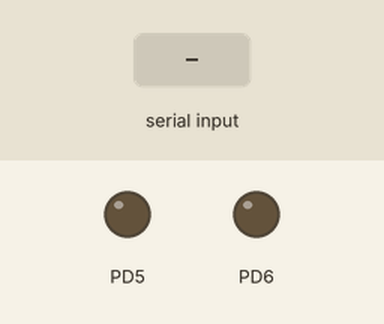
Simulated run of this program. Board: ATmega32, built with avr-gcc and emulated at 1 MHz. Shown: output pins drawn as LEDs (lit = HIGH). Inputs (shaded band) come from the test bench.

Above: at 1.2 s.
1.3 s: "1" received over Serial
At 1.7 s:
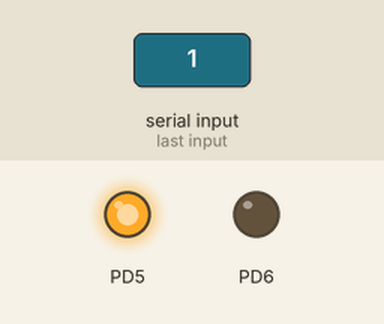
2.8 s: "2" received over Serial
At 4.0 s:
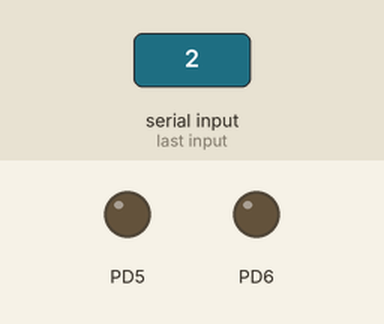
Timing chart, 0 to 5.8 s (numbered marks = the images above; inputs shaded):
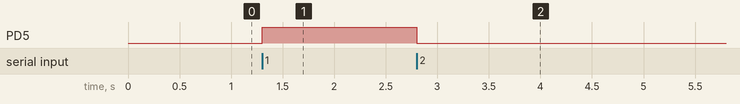

The program:

main.c
```c
/*
 * UART_Test.c
 *
 * Created: 9/7/2023 7:51:46 PM
 * Author : amind
 */
#include "uart.h"

int main(void)
{
	SET_BIT(DDRD,5);
	SET_BIT(DDRD,6);
    UART_init();
	u8 d;
	u8 h;

	//h = UART_receiveString();
    while (1)
    {
	 d = UART_receiveByte();

		switch (d)
		{
			case '1':
			    SET_BIT(PORTD,5);

			break;
			case '2':
			  CLEAR_BIT(PORTD,5);


			break;
		}


    }
}
```

uart.c
```c
/*****************************************************
 *
 * Module: UART
 *
 * File Name: UART.C
 *
 *  Description: Source file for UART driver
 *
 *******************************************************/

#include "uart.h"

#define BAUD_PRESCAL ((F_CPU / (USART_BAUDRATE * 8UL))-1)

/*******************************************************
 *                      Function Definitions
 ********************************************************/

void UART_init(void)
{
	/*U2X = 1 for double transmit speed */
	UCSRA = 1<<U2X ;
	/***************** UCSRB DESCRIPTION ***********************
	 * RXCIE = 0 Disable USART RX Complete Interrupt Enable
	 * TXCIE = 0 Disable USART TX Complete Interrupt Enable
	 * UDRIE = 0 Disable USART Data Register Empty Interrupt Enable
	 * RXEN = 1 Receive Enable
	 * TXEN = 1 Transmit Enable
	 * UCSZ2 = 0 for 8-bit data mode
	 * RXB8 & TXB8 NOT USED FOR 8 BIT MODE
	 **********************************************************/
	UCSRB = 1<<RXEN| 1<<TXEN;

	/***************** UCSRC DESCRIPTION ***********************
		 * URSEL    = 1 this pin must be 1  when writting the UCSRC
		 * UMSEL    = 0 Asynchronous Operation
		 * UPM1:0   = 0 00 Disable Parity Bit
		 * USBS     = 0 1 stop bit
		 * UCSZ1:0  = 11 for b-bit data mode
		 * UCPOL    = 0 used with the Synchronous operation only
		 **********************************************************/
	UCSRC = 1<<URSEL| 1<<UCSZ0| 1<<UCSZ1;

    /* first b bit from the BAUD_BRESCALE inside UBRRL and the last 4 bit in UBBRH */
	UBRRH = BAUD_PRESCAL>>8;
	UBRRL = BAUD_PRESCAL;

}

void UART_sendByte(const u8 data)
{
	/*
	 * UDRE flag must be 1 to be empty to send new data
	 */
	while (!GET_BIT(UCSRA,UDRE)){} //wait until this flag to set 1
	 /* NOW WE CAN SEND DATA */
	UDR =data;
	/************Another Method ***************
	 * 	while (BIT_IS_CLEAR(UCSRA,TXC)){} wait until the transmition is complete TXC = 1
	 *  SET_BIT(UCSRA,TXC);
	 */

}

u8 UART_receiveByte(void)
{
	/* RXC flag must be 1 to receive data */
	while (!GET_BIT(UCSRA,RXC)){} //wait until the Receiving is complete RXC = 1
	SET_BIT(UCSRA,TXC);
	return UDR;
}

void UART_sendString(const u8 *str)
{
 u8 i = 0;
 while(str[i] != '\0')
 {
	 UART_sendByte(str[i]);
	 i++;
 }
}

void UART_receiveString( u8 *str)
{
	u8 j = 0;
	str[j] = UART_receiveByte();
	while (str[j] != '#')
	{
		j++;
		str[j] = UART_receiveByte();

	}
	str[j]= '\0';
}
```

uart.h
```c
/*****************************************************
 *
 * Module: UART
 *
 * File Name: uart.h
 *
 *  Description: Header file for UART driver
 *
 *******************************************************/

#ifndef UART_H_
#define UART_H_


#include "STD_types.h"
#include "BIT_math.h"


/******************************************************
 *                   Preprocessor Macros
 *****************************************************/

/* UART Driver Baud Rate */
#define USART_BAUDRATE 9600

/*******************************************************
 *               Function Prototypes
 * ****************************************************/

void UART_init(void);

void UART_sendByte(const u8 data);

u8 UART_receiveByte(void);

void UART_sendString(const u8 *str);

void UART_receiveString( u8 *str);


#endif /* UART_H_ */
```

BIT_math.h
```c
/****************************************/
/*          Author: Khaled Mohsen       */
/*          Date: 29-10-2022            */
/*          Version: 1.0                */
/*          Module: BIT_math            */
/****************************************/
#ifndef BIT_MATH_H_
#define BIT_MATH_H_

#include <avr/io.h>
#ifndef F_CPU
#define F_CPU 1000000UL
#endif
#include <util/delay.h>

#define SET_BIT(Var , BitNo)       Var = (Var | (1<<BitNo))
#define TOGGLE_BIT(Var , BitNo)    Var = (Var ^ (1<<BitNo))
#define CLEAR_BIT(Var , BitNo)     Var = (Var & ~(1<<BitNo))
#define GET_BIT(Var , BitNo)      (Var>>BitNo & 1)

#endif
```

DIO_interface.h
```c
/**********************************
*     Author:   Amin Darwish       *
*     Date:      9/8/2022          *
*     Version:     1.0             *
*     Module:      DIO             *
*                                  *
*                                  *
**********************************/

#ifndef DIO_INTERFACE_H_
#define DIO_INTERFACE_H_

#define DIO_U8_PORTA  0
#define DIO_U8_PORTB  1
#define DIO_U8_PORTC  2
#define DIO_U8_PORTD  3

#define DIO_U8_PIN0     0
#define DIO_U8_PIN1     1
#define DIO_U8_PIN2     2
#define DIO_U8_PIN3     3
#define DIO_U8_PIN4     4
#define DIO_U8_PIN5     5
#define DIO_U8_PIN6     6
#define DIO_U8_PIN7     7


#define DIO_U8_INPUT   0
#define DIO_U8_OUTPUT  1

#define DIO_U8_HIGH    1
#define DIO_U8_LOW     0


void DIO_voidSetPinDir(u8 Copy_u8Port, u8 copy_u8Pin, u8 copy_u8Dir);
void DIO_voidSetPinVal(u8 Copy_u8Port, u8 copy_u8Pin, u8 copy_u8val);
void DIO_voidSetPortVal(u8 Copy_u8Port, u8 copy_u8val);

u8 DIO_u8GetPinVal(u8 Copy_u8Port, u8 copy_u8Pin);

#endif
```

DIO_prog.c
```c
/**********************************
*     Author: Amin Darwish        *
*     Date: 9/8/2022              *
*     Version: 1.0                *
*     Module: DIO            *
*                                 *
*                                 *
**********************************/
#include "BIT_math.h"
#include "STD_types.h"
#include "DIO_interface.h"


void DIO_voidSetPinDir(u8 Copy_u8Port, u8 copy_u8Pin, u8 copy_u8Dir)
{
	switch(Copy_u8Port)
	{          // PORTA
	   /*   case DIO_U8_PORTA:
		  if (copy_u8Dir == DIO_U8_OUTPUT)
		  {
			  SET_BIT(DDRA, copy_u8Pin );
		  }
		  else if (copy_u8Dir == DIO_U8_INPUT)
		  {
			  CLEAR_BIT(DDRA, copy_u8Pin );
		  }
		  break;
		  */
		            // PORTB
		  case DIO_U8_PORTB:
		  if (copy_u8Dir == DIO_U8_OUTPUT)
		  {
			  SET_BIT(DDRB, copy_u8Pin );
		  }
		  else if (copy_u8Dir == DIO_U8_INPUT)
		  {
			  CLEAR_BIT(DDRB, copy_u8Pin );
		  }
		  break;
		           // PORTC
		  case DIO_U8_PORTC:
		  if (copy_u8Dir == DIO_U8_OUTPUT)
		  {
			  SET_BIT(DDRC, copy_u8Pin );
		  }
		  else if (copy_u8Dir == DIO_U8_INPUT)
		  {
			  CLEAR_BIT(DDRC, copy_u8Pin );
		  }
		  break;
		           // PORTD
		  case DIO_U8_PORTD:
		  if (copy_u8Dir == DIO_U8_OUTPUT)
		  {
			  SET_BIT(DDRD, copy_u8Pin );
		  }
		  else if(copy_u8Dir == DIO_U8_INPUT)
		  {
			  CLEAR_BIT(DDRD, copy_u8Pin );
         }
		  break;
	}
}
void DIO_voidSetPinVal(u8 Copy_u8Port, u8 copy_u8Pin, u8 copy_u8val)
{
              //PORTA
	switch(Copy_u8Port)
	{
      /*    case DIO_U8_PORTA:
		  if (copy_u8val == DIO_U8_HIGH)
		  {
			  SET_BIT(PORTA, copy_u8Pin );
		  }
		  else if (copy_u8val == DIO_U8_LOW)
		  {
			  CLEAR_BIT(PORTA, copy_u8Pin );
		  }
		  break;  */
		          //PORTB
		  case DIO_U8_PORTB:
		  if (copy_u8val == DIO_U8_HIGH)
		  {
			  SET_BIT(PORTB, copy_u8Pin );
		  }
		  else if (copy_u8val == DIO_U8_LOW)
		  {
			  CLEAR_BIT(PORTB, copy_u8Pin );
		  }
		  break;
		             //PORTC
		  case DIO_U8_PORTC:
		  if ( copy_u8val == DIO_U8_HIGH)
		  {
			  SET_BIT(PORTC, copy_u8Pin );
		  }
		  else if(copy_u8val == DIO_U8_LOW)
		  {
			  CLEAR_BIT(PORTC, copy_u8Pin );
		  }
		  break;
		             //PORTD
		  case DIO_U8_PORTD:
		  if ( copy_u8val == DIO_U8_HIGH)
		  {
			  SET_BIT(PORTD, copy_u8Pin );
		  }
		  else if (copy_u8val == DIO_U8_LOW)
		  {
			  CLEAR_BIT(PORTD, copy_u8Pin );
		  }
		  break;
	}

}
void DIO_voidSetPortVal(u8 Copy_u8Port, u8 copy_u8val)
{
    //PORTA
      switch(Copy_u8Port)
      {
        /*  case DIO_U8_PORTA:
	      PORTA = copy_u8val;
	      break;  */
	          //PORTB
          case DIO_U8_PORTB:
    	  PORTB = copy_u8val;
    	  break;
	             //PORTC
          case DIO_U8_PORTC:
    	  PORTC = copy_u8val;
    	  break;
	             //PORTD
          case DIO_U8_PORTD:
    	  PORTD = copy_u8val;
    	  break;
     }
}

u8 DIO_u8GetPinVal(u8 Copy_u8Port, u8 copy_u8Pin)
{
	u8 Local_u8Val =0;
	switch (Copy_u8Port)
	{
	/*       //PORTA
	  case DIO_U8_PORTA:
	   Local_u8Val= GET_BIT (PINA , copy_u8Pin);
	  break;  */
	        //PORTB
	  case DIO_U8_PORTB:
	   Local_u8Val= GET_BIT (PINB , copy_u8Pin);
	  break;
	        //PORTC
	  case DIO_U8_PORTC:
	   Local_u8Val= GET_BIT (PINC , copy_u8Pin);
	  break;
	         //PORTD
	  case DIO_U8_PORTD:
	   Local_u8Val= GET_BIT (PIND , copy_u8Pin);
	  break;


	}
	return Local_u8Val;
}
```

STD_types.h
```c
/****************************************/
/*          Author: Khaled Mohsen       */
/*          Date: 1-8-2022              */
/*          Version: 1.0                */
/*          Module: STD_types            */
/****************************************/
#ifndef STD_TYPES_H_
#define STD_TYPES_H_

/* these sizes based on GCC tool chain */
typedef unsigned char      u8;   // unsigned integer 8 bit size
typedef unsigned short int u16;
typedef unsigned int       u32;
typedef unsigned long int  u64;

typedef char      s8;
typedef short int s16;
typedef int       s32;
typedef long int  s64;

typedef float     f32;
typedef double    f64;

#endif
```

Measured:
- after the input at 1.3 s, PD5: LOW → HIGH at once
- after the input at 2.8 s, PD5: HIGH → LOW at once
